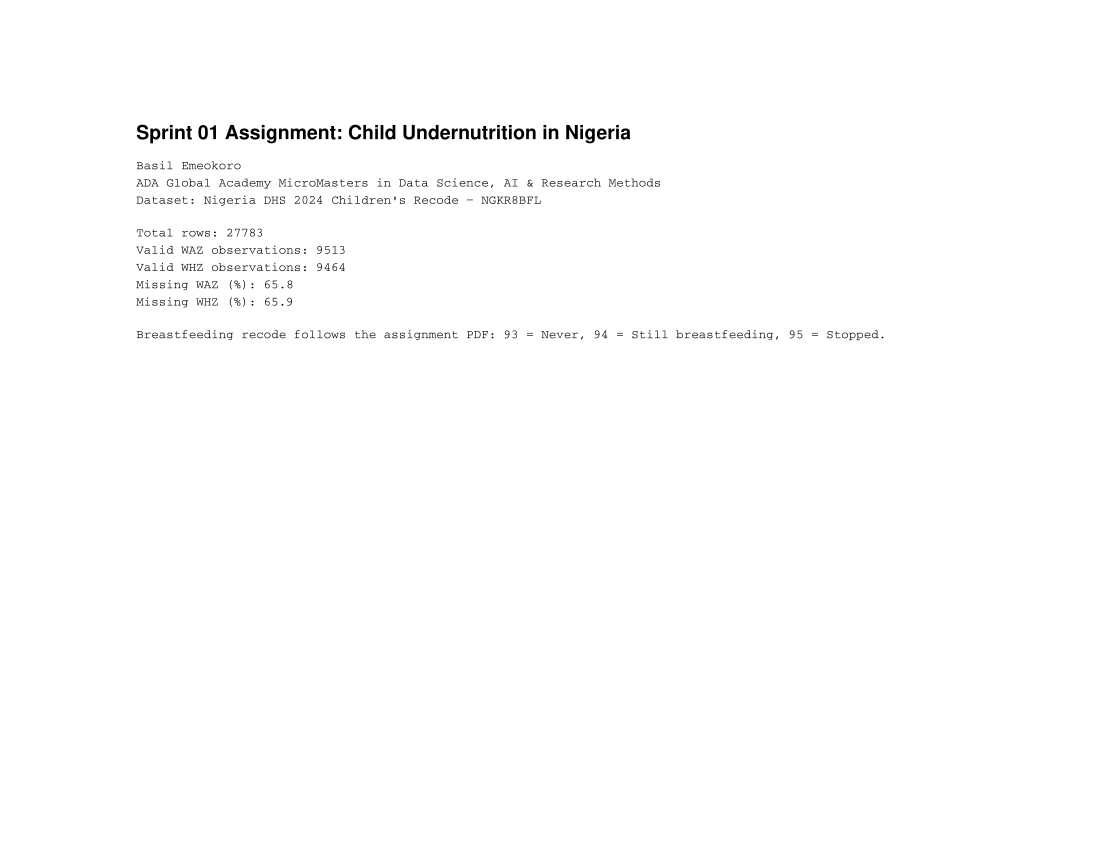

Reproduce this figure in R.
###############################################################################
# ADA Global Academy MicroMasters - Sprint 01 Assignment
# Child Undernutrition in Nigeria: WAZ and WHZ EDA using NDHS 2024
# Author: Basil Emeokoro
#
# This script is self-contained in base R. It creates cleaned variables, tables,
# eight figures, and a PDF report in week01-eda/assignment.
###############################################################################

options(stringsAsFactors = FALSE)

`%||%` <- function(x, y) if (is.null(x)) y else x

normalize_dir <- function(path) normalizePath(path, winslash = "/", mustWork = FALSE)

get_script_path <- function() {
  script_arg <- grep("^--file=", commandArgs(FALSE), value = TRUE)
  if (length(script_arg) > 0) return(normalize_dir(sub("^--file=", "", script_arg[1])))

  frame_files <- vapply(sys.frames(), function(frame) frame$ofile %||% NA_character_, character(1))
  frame_files <- frame_files[!is.na(frame_files)]
  if (length(frame_files) > 0) return(normalize_dir(frame_files[length(frame_files)]))

  if (requireNamespace("rstudioapi", quietly = TRUE) && rstudioapi::isAvailable()) {
    context <- tryCatch(rstudioapi::getSourceEditorContext(), error = function(e) NULL)
    if (!is.null(context$path) && nzchar(context$path)) return(normalize_dir(context$path))
  }

  NULL
}

find_upward <- function(start_dir, predicate, max_depth = 8) {
  current <- normalize_dir(start_dir)
  for (i in seq_len(max_depth)) {
    if (predicate(current)) return(current)
    parent <- normalize_dir(file.path(current, ".."))
    if (identical(parent, current)) break
    current <- parent
  }
  NA_character_
}

script_path <- get_script_path()
start_candidates <- unique(c(
  if (!is.null(script_path)) dirname(script_path),
  getwd()
))

repo_dir <- NA_character_
for (candidate in start_candidates) {
  found <- find_upward(candidate, function(path) {
    dir.exists(file.path(path, ".git")) ||
      (dir.exists(file.path(path, "week01-eda")) && file.exists(file.path(path, "README.md")))
  })
  if (!is.na(found)) {
    repo_dir <- found
    break
  }
}
if (is.na(repo_dir)) {
  stop("Could not locate repository root. Run from the repository, week01-eda/assignment, or source the script file.")
}

assignment_dir <- normalize_dir(file.path(repo_dir, "week01-eda", "assignment"))
if (!dir.exists(assignment_dir)) {
  if (!is.null(script_path) && basename(dirname(script_path)) == "assignment") {
    assignment_dir <- normalize_dir(dirname(script_path))
  } else if (basename(getwd()) == "assignment") {
    assignment_dir <- normalize_dir(getwd())
  } else {
    stop("Could not locate week01-eda/assignment directory.")
  }
}

root_dir <- normalize_dir(file.path(assignment_dir, ".."))
tasks_dir <- file.path(root_dir, "Tasks")
legacy_tasks_dir <- file.path(repo_dir, "Tasks")
datasets_dir <- file.path(root_dir, "resources", "datasets")
ci_mode <- identical(tolower(Sys.getenv("CI")), "true") || identical(tolower(Sys.getenv("GITHUB_ACTIONS")), "true")

figures_dir <- file.path(assignment_dir, "figures")
tables_dir <- file.path(assignment_dir, "tables")
outputs_dir <- file.path(assignment_dir, "outputs")
report_dir <- file.path(assignment_dir, "report")
dir.create(figures_dir, showWarnings = FALSE, recursive = TRUE)
dir.create(tables_dir, showWarnings = FALSE, recursive = TRUE)
dir.create(outputs_dir, showWarnings = FALSE, recursive = TRUE)
dir.create(report_dir, showWarnings = FALSE, recursive = TRUE)

dataset_candidates <- c(
  file.path(assignment_dir, "NGKR8BFL (1).csv"),
  file.path(assignment_dir, "NGKR8BFL.csv"),
  file.path(datasets_dir, "NGKR8BFL (1).csv"),
  file.path(datasets_dir, "NGKR8BFL.csv"),
  file.path(tasks_dir, "NGKR8BFL (1).csv"),
  file.path(tasks_dir, "NGKR8BFL.csv"),
  file.path(legacy_tasks_dir, "NGKR8BFL (1).csv"),
  file.path(legacy_tasks_dir, "NGKR8BFL.csv")
)
csv_file <- dataset_candidates[file.exists(dataset_candidates)][1]
if (is.na(csv_file)) {
  stop(
    "Could not find the DHS CSV dataset.\n",
    "Expected one of: NGKR8BFL.csv or NGKR8BFL (1).csv\n",
    "Checked assignment directory, week01-eda/resources/datasets, and local legacy Tasks folders.\n",
    "For GitHub Actions, the workflow creates a synthetic fixture in week01-eda/resources/datasets before running this script."
  )
}
if (ci_mode && grepl("resources/datasets/NGKR8BFL", csv_file, fixed = TRUE)) {
  message("CI mode detected: using synthetic fixture at ", csv_file)
}
cat("Assignment directory:", assignment_dir, "\n")
cat("Repository root:", repo_dir, "\n")
cat("Figures directory:", figures_dir, "\n")
cat("Tables directory:", tables_dir, "\n")
cat("Outputs directory:", outputs_dir, "\n")
cat("Report directory:", report_dir, "\n")
cat("Dataset file:", csv_file, "\n")

needed_vars <- c("hw70", "hw71", "hw72", "hw1", "b4", "b5", "m4", "v024", "v025",
                 "v106", "v701", "v130", "v190", "v136", "v137", "v005")
header <- names(read.csv(csv_file, nrows = 1, check.names = FALSE))
missing_cols <- setdiff(needed_vars, header)
if (length(missing_cols) > 0) stop("Missing columns in CSV: ", paste(missing_cols, collapse = ", "))
col_classes <- ifelse(header %in% needed_vars, "numeric", "NULL")

df_raw <- read.csv(csv_file, colClasses = col_classes, check.names = FALSE)

clean_z <- function(x) {
  x <- as.numeric(x)
  ifelse(is.na(x) | x >= 9996, NA_real_, x / 100)
}

recode_numeric <- function(x, labels, default = NA_character_) {
  out <- rep(default, length(x))
  for (code in names(labels)) out[!is.na(x) & x == as.numeric(code)] <- labels[[code]]
  out
}

pct <- function(x, digits = 1) round(100 * x, digits)

weighted_pct <- function(condition, weight = NULL) {
  ok <- !is.na(condition)
  if (!any(ok)) return(NA_real_)
  if (is.null(weight)) return(mean(condition[ok]) * 100)
  w <- weight[ok]
  sum(w * condition[ok], na.rm = TRUE) / sum(w, na.rm = TRUE) * 100
}

skewness_base <- function(x) {
  x <- x[!is.na(x)]
  if (length(x) < 3) return(NA_real_)
  m <- mean(x)
  s <- stats::sd(x)
  if (is.na(s) || s == 0) return(NA_real_)
  mean((x - m)^3) / s^3
}

mean_se <- function(x) {
  x <- x[!is.na(x)]
  n <- length(x)
  if (n == 0) return(c(mean = NA_real_, se = NA_real_))
  c(mean = mean(x), se = stats::sd(x) / sqrt(n))
}

format_num <- function(x, digits = 2) {
  ifelse(is.na(x), "NA", formatC(x, format = "f", digits = digits, big.mark = ","))
}

wrap_lines <- function(text, width = 92) unlist(strwrap(text, width = width))

df <- within(df_raw, {
  haz <- clean_z(hw70)
  waz <- clean_z(hw71)
  whz <- clean_z(hw72)
  age_months <- hw1
  sex <- factor(recode_numeric(b4, c(`1` = "Male", `2` = "Female")))
  child_alive <- factor(recode_numeric(b5, c(`0` = "No", `1` = "Yes")))
  breastfeeding <- factor(recode_numeric(m4, c(`93` = "Never", `94` = "Still breastfeeding", `95` = "Stopped")),
                          levels = c("Never", "Still breastfeeding", "Stopped"))
  region <- factor(recode_numeric(v024, c(`1` = "North west", `2` = "North east", `3` = "North central",
                                          `4` = "South east", `5` = "South south", `6` = "South west")),
                   levels = c("North west", "North east", "North central", "South east", "South south", "South west"))
  residence <- factor(recode_numeric(v025, c(`1` = "Urban", `2` = "Rural")),
                      levels = c("Urban", "Rural"))
  mother_educ <- factor(recode_numeric(v106, c(`0` = "None", `1` = "Primary", `2` = "Secondary", `3` = "Higher")),
                        levels = c("None", "Primary", "Secondary", "Higher"), ordered = TRUE)
  father_educ <- factor(recode_numeric(ifelse(v701 == 8, NA, v701),
                                       c(`0` = "None", `1` = "Primary", `2` = "Secondary", `3` = "Higher")),
                        levels = c("None", "Primary", "Secondary", "Higher"), ordered = TRUE)
  religion_raw <- recode_numeric(v130, c(`1` = "Catholic", `2` = "Other Christian", `3` = "Islam",
                                         `4` = "Traditionalist", `96` = "Other"))
  religion <- factor(ifelse(religion_raw %in% c("Catholic", "Other Christian"), "Christianity",
                            ifelse(religion_raw == "Islam", "Islam",
                                   ifelse(is.na(religion_raw), NA, "Other"))),
                     levels = c("Christianity", "Islam", "Other"))
  wealth <- factor(recode_numeric(v190, c(`1` = "Poorest", `2` = "Poorer", `3` = "Middle",
                                          `4` = "Richer", `5` = "Richest")),
                   levels = c("Poorest", "Poorer", "Middle", "Richer", "Richest"), ordered = TRUE)
  household_size <- v136
  under5_children <- v137
  sample_weight <- v005 / 1000000
})

total_rows <- nrow(df)
valid_waz <- sum(!is.na(df$waz))
valid_whz <- sum(!is.na(df$whz))
missing_waz_pct <- pct(mean(is.na(df$waz)))
missing_whz_pct <- pct(mean(is.na(df$whz)))

cat("Total rows:", total_rows, "\n")
cat("Valid WAZ observations:", valid_waz, "\n")
cat("Valid WHZ observations:", valid_whz, "\n")
cat("Missing WAZ (%):", missing_waz_pct, "\n")
cat("Missing WHZ (%):", missing_whz_pct, "\n")

analysis_vars <- c("haz", "waz", "whz", "age_months", "sex", "child_alive", "breastfeeding",
                   "region", "residence", "mother_educ", "father_educ", "religion", "wealth",
                   "household_size", "under5_children", "sample_weight")
missing_table <- data.frame(
  Variable = analysis_vars,
  Missing_N = sapply(df[analysis_vars], function(x) sum(is.na(x))),
  Missing_Percent = sapply(df[analysis_vars], function(x) pct(mean(is.na(x)), 2)),
  stringsAsFactors = FALSE
)
missing_table <- missing_table[order(-missing_table$Missing_Percent, missing_table$Variable), ]

summary_stats <- data.frame(
  Outcome = c("WAZ", "WHZ"),
  Mean = c(mean(df$waz, na.rm = TRUE), mean(df$whz, na.rm = TRUE)),
  Median = c(stats::median(df$waz, na.rm = TRUE), stats::median(df$whz, na.rm = TRUE)),
  SD = c(stats::sd(df$waz, na.rm = TRUE), stats::sd(df$whz, na.rm = TRUE)),
  Min = c(min(df$waz, na.rm = TRUE), min(df$whz, na.rm = TRUE)),
  Max = c(max(df$waz, na.rm = TRUE), max(df$whz, na.rm = TRUE)),
  Skewness = c(skewness_base(df$waz), skewness_base(df$whz))
)
summary_stats[-1] <- lapply(summary_stats[-1], round, 3)

prevalence_table <- data.frame(
  Indicator = c("Underweight (WAZ < -2)", "Severe underweight (WAZ < -3)",
                "Wasting (WHZ < -2)", "Severe wasting (WHZ < -3)"),
  Valid_N = c(sum(!is.na(df$waz)), sum(!is.na(df$waz)), sum(!is.na(df$whz)), sum(!is.na(df$whz))),
  Percent = round(c(weighted_pct(df$waz < -2, df$sample_weight),
                    weighted_pct(df$waz < -3, df$sample_weight),
                    weighted_pct(df$whz < -2, df$sample_weight),
                    weighted_pct(df$whz < -3, df$sample_weight)), 2)
)

comparison_table <- data.frame(
  Indicator = c("Stunting (HAZ < -2)", "Underweight (WAZ < -2)", "Wasting (WHZ < -2)"),
  Outcome = c("HAZ", "WAZ", "WHZ"),
  Valid_N = c(sum(!is.na(df$haz)), sum(!is.na(df$waz)), sum(!is.na(df$whz))),
  Percent = round(c(weighted_pct(df$haz < -2, df$sample_weight),
                    weighted_pct(df$waz < -2, df$sample_weight),
                    weighted_pct(df$whz < -2, df$sample_weight)), 2)
)
comparison_table <- comparison_table[order(-comparison_table$Percent), ]

group_prev <- function(var_name, label) {
  g <- df[[var_name]]
  levels_use <- if (is.factor(g)) levels(g) else sort(unique(g[!is.na(g)]))
  out <- do.call(rbind, lapply(levels_use, function(level) {
    idx <- !is.na(g) & g == level & !is.na(df$waz)
    data.frame(Grouping = label, Category = as.character(level), Valid_N = sum(idx),
               Underweight_Percent = round(weighted_pct(df$waz[idx] < -2, df$sample_weight[idx]), 2))
  }))
  out
}

underweight_by_group <- rbind(
  group_prev("region", "Region"),
  group_prev("residence", "Residence"),
  group_prev("wealth", "Wealth quintile"),
  group_prev("mother_educ", "Mother's education"),
  group_prev("religion", "Religion")
)

cor_data <- data.frame(
  WAZ = df$waz,
  WHZ = df$whz,
  Wealth = as.numeric(df$wealth),
  Mothers_Education = as.numeric(df$mother_educ),
  Household_Size = df$household_size,
  Under5_Children = df$under5_children
)
cor_matrix <- stats::cor(cor_data, method = "spearman", use = "pairwise.complete.obs")
pair_grid <- utils::combn(colnames(cor_matrix), 2)
ranked_pairs <- data.frame(
  Variable_1 = pair_grid[1, ],
  Variable_2 = pair_grid[2, ],
  Spearman_rho = mapply(function(a, b) cor_matrix[a, b], pair_grid[1, ], pair_grid[2, ])
)
ranked_pairs$Abs_rho <- abs(ranked_pairs$Spearman_rho)
ranked_pairs <- ranked_pairs[order(-ranked_pairs$Abs_rho), ]
ranked_pairs$Spearman_rho <- round(ranked_pairs$Spearman_rho, 3)
ranked_pairs$Abs_rho <- round(ranked_pairs$Abs_rho, 3)

strongest_for <- function(outcome) {
  candidates <- setdiff(colnames(cor_matrix), c("WAZ", "WHZ"))
  vals <- cor_matrix[outcome, candidates]
  candidates[which.max(abs(vals))]
}
strongest_waz <- strongest_for("WAZ")
strongest_whz <- strongest_for("WHZ")

flag_outliers <- function(x) {
  qs <- stats::quantile(x, c(0.25, 0.75), na.rm = TRUE, names = FALSE)
  iqr <- qs[2] - qs[1]
  iqr_flag <- !is.na(x) & (x < qs[1] - 1.5 * iqr | x > qs[2] + 1.5 * iqr)
  z <- as.numeric(scale(x))
  z_flag <- !is.na(z) & abs(z) > 3
  list(iqr = iqr_flag, z = z_flag)
}
waz_flags <- flag_outliers(df$waz)
whz_flags <- flag_outliers(df$whz)

outlier_summary <- data.frame(
  Variable = c("WAZ", "WHZ"),
  Valid_N = c(sum(!is.na(df$waz)), sum(!is.na(df$whz))),
  IQR_Flagged = c(sum(waz_flags$iqr), sum(whz_flags$iqr)),
  IQR_Percent = round(c(mean(waz_flags$iqr[!is.na(df$waz)]) * 100,
                        mean(whz_flags$iqr[!is.na(df$whz)]) * 100), 2),
  Z_Flagged = c(sum(waz_flags$z), sum(whz_flags$z)),
  Z_Percent = round(c(mean(waz_flags$z[!is.na(df$waz)]) * 100,
                      mean(whz_flags$z[!is.na(df$whz)]) * 100), 2)
)

main_regions <- function(flag) {
  tab <- sort(table(df$region[flag]), decreasing = TRUE)
  if (length(tab) == 0) return("None")
  paste(names(tab)[seq_len(min(2, length(tab)))], collapse = ", ")
}

decision_table <- data.frame(
  Variable = c("WAZ", "WHZ"),
  IQR_Flagged = outlier_summary$IQR_Flagged,
  Percent_Flagged = outlier_summary$IQR_Percent,
  Main_Regions = c(main_regions(waz_flags$iqr), main_regions(whz_flags$iqr)),
  Decision = c("Keep", "Keep"),
  Reason = c("Anthropometric extremes are plausible child-health findings after DHS invalid codes were removed.",
             "Anthropometric extremes are plausible child-health findings after DHS invalid codes were removed.")
)

write.csv(missing_table, file.path(tables_dir, "table_01_missing_values.csv"), row.names = FALSE)
write.csv(summary_stats, file.path(tables_dir, "table_02_waz_whz_summary.csv"), row.names = FALSE)
write.csv(prevalence_table, file.path(tables_dir, "table_03_national_prevalence.csv"), row.names = FALSE)
write.csv(comparison_table, file.path(tables_dir, "table_04_haz_waz_whz_comparison.csv"), row.names = FALSE)
write.csv(underweight_by_group, file.path(tables_dir, "table_05_underweight_by_group.csv"), row.names = FALSE)
write.csv(round(cor_matrix, 3), file.path(tables_dir, "table_06_spearman_matrix.csv"))
write.csv(ranked_pairs, file.path(tables_dir, "table_07_ranked_correlation_pairs.csv"), row.names = FALSE)
write.csv(outlier_summary, file.path(tables_dir, "table_08_outlier_summary.csv"), row.names = FALSE)
write.csv(decision_table, file.path(tables_dir, "table_09_outlier_decision.csv"), row.names = FALSE)

ggsave <- function(filename, plot_fun, width = 10, height = 7, dpi = 300) {
  grDevices::png(filename, width = width, height = height, units = "in", res = dpi)
  on.exit(grDevices::dev.off(), add = TRUE)
  plot_fun()
}

plot_header_caption <- function(main, subtitle, caption, caption_line = 4.2) {
  title(main = main, line = 2.2, cex.main = 1.15)
  mtext(subtitle, side = 3, line = 0.65, cex = 0.9)
  mtext(caption, side = 1, line = caption_line, cex = 0.82)
}

plot_waz_hist <- function() {
  op <- par(mar = c(6.5, 5.5, 5, 2))
  on.exit(par(op), add = TRUE)
  hist(df$waz, breaks = 40, col = "#9ecae1", border = "white",
       xlab = "Weight-for-age z-score (WAZ)", ylab = "Number of children",
       main = "")
  abline(v = c(-2, -3), col = c("#d7301f", "#7f0000"), lwd = 2, lty = c(2, 3))
  legend("topright", legend = c("-2 underweight cutoff", "-3 severe cutoff"), lty = c(2, 3),
         col = c("#d7301f", "#7f0000"), bty = "n")
  plot_header_caption(
    "Figure 1. Distribution of WAZ",
    paste0("Nigeria NDHS 2024; underweight prevalence = ", format_num(prevalence_table$Percent[1], 1), "%"),
    "Caption: WAZ distribution with clinical underweight and severe underweight cutoffs."
  )
}

plot_whz_hist <- function() {
  op <- par(mar = c(6.5, 5.5, 5, 2))
  on.exit(par(op), add = TRUE)
  hist(df$whz, breaks = 40, col = "#a1d99b", border = "white",
       xlab = "Weight-for-height z-score (WHZ)", ylab = "Number of children",
       main = "")
  abline(v = c(-2, -3), col = c("#d7301f", "#7f0000"), lwd = 2, lty = c(2, 3))
  legend("topright", legend = c("-2 wasting cutoff", "-3 severe cutoff"), lty = c(2, 3),
         col = c("#d7301f", "#7f0000"), bty = "n")
  plot_header_caption(
    "Figure 2. Distribution of WHZ",
    paste0("Nigeria NDHS 2024; wasting prevalence = ", format_num(prevalence_table$Percent[3], 1), "%"),
    "Caption: WHZ distribution with wasting and severe wasting cutoffs."
  )
}

plot_waz_region_box <- function() {
  op <- par(mar = c(6.5, 9, 5, 2))
  on.exit(par(op), add = TRUE)
  med <- tapply(df$waz, df$region, median, na.rm = TRUE)
  ordered_region <- names(sort(med))
  boxplot(waz ~ factor(region, levels = ordered_region), data = df, las = 2,
          horizontal = TRUE,
          col = "#fdd0a2", border = "#636363",
          xlab = "Weight-for-age z-score (WAZ)",
          ylab = "",
          main = "")
  abline(v = -2, col = "#d7301f", lwd = 2, lty = 2)
  plot_header_caption(
    "Figure 3. WAZ by region",
    "Nigeria NDHS 2024; red dashed line marks underweight cutoff",
    "Caption: Regions are sorted by median WAZ from lowest to highest."
  )
}

plot_whz_wealth_violin <- function() {
  op <- par(mar = c(7.5, 5.5, 5, 2))
  on.exit(par(op), add = TRUE)
  vals <- split(df$whz, df$wealth)
  plot(NA, xlim = c(0.5, length(vals) + 0.5), ylim = range(df$whz, na.rm = TRUE),
       xaxt = "n", xlab = "Wealth quintile", ylab = "Weight-for-height z-score (WHZ)",
       main = "")
  axis(1, seq_along(vals), names(vals), las = 1)
  for (i in seq_along(vals)) draw_violin(vals[[i]], i, col = "#c7e9c0")
  abline(h = -2, col = "#d7301f", lwd = 2, lty = 2)
  plot_header_caption(
    "Figure 4. WHZ by wealth quintile",
    "Nigeria NDHS 2024; red dashed line marks wasting cutoff",
    "Caption: WHZ density by household wealth quintile with the wasting cutoff."
  )
}

plot_waz_breastfeeding_violin <- function() {
  op <- par(mar = c(7, 5.5, 5, 2))
  on.exit(par(op), add = TRUE)
  df$breastfeeding_short <- factor(
    as.character(df$breastfeeding),
    levels = c("Never", "Still breastfeeding", "Stopped"),
    labels = c("Never", "Still BF", "Stopped")
  )
  vals <- split(df$waz, df$breastfeeding_short)
  plot(NA, xlim = c(0.5, length(vals) + 0.5), ylim = range(df$waz, na.rm = TRUE),
       xaxt = "n", xlab = "Breastfeeding status", ylab = "Weight-for-age z-score (WAZ)",
       main = "")
  axis(1, seq_along(vals), names(vals), las = 1)
  for (i in seq_along(vals)) draw_violin(vals[[i]], i, col = "#fdae6b")
  abline(h = -2, col = "#d7301f", lwd = 2, lty = 2)
  plot_header_caption(
    "Figure 5. WAZ by breastfeeding status",
    "Nigeria NDHS 2024; red dashed line marks underweight cutoff",
    "Caption: WAZ density across assignment-defined breastfeeding groups.",
    caption_line = 4
  )
}

draw_violin <- function(x, xpos, width = 0.35, col = "#cccccc") {
  x <- x[!is.na(x)]
  if (length(x) < 2) return(invisible(NULL))
  d <- stats::density(x, na.rm = TRUE)
  scaled <- d$y / max(d$y) * width
  polygon(c(xpos - scaled, rev(xpos + scaled)), c(d$x, rev(d$x)),
          col = col, border = "#636363")
  points(xpos, median(x), pch = 19, cex = 0.8)
}

plot_mean_waz_religion <- function() {
  op <- par(mar = c(6.5, 5.5, 5, 2))
  on.exit(par(op), add = TRUE)
  stats_by_rel <- do.call(rbind, lapply(levels(df$religion), function(g) {
    ms <- mean_se(df$waz[df$religion == g])
    data.frame(religion = g, mean = ms["mean"], se = ms["se"])
  }))
  bp <- barplot(stats_by_rel$mean, names.arg = stats_by_rel$religion, col = "#bcbddc",
                ylim = range(c(stats_by_rel$mean - stats_by_rel$se, stats_by_rel$mean + stats_by_rel$se, 0), na.rm = TRUE),
                xlab = "Religion", ylab = "Mean WAZ",
                main = "")
  arrows(bp, stats_by_rel$mean - stats_by_rel$se, bp, stats_by_rel$mean + stats_by_rel$se,
         angle = 90, code = 3, length = 0.05, col = "#252525")
  plot_header_caption(
    "Figure 6. Mean WAZ by religion",
    "Nigeria NDHS 2024; error bars show mean +/- standard error",
    "Caption: Mean WAZ by collapsed religion group with standard-error bars."
  )
}

plot_corr_heatmap <- function() {
  op <- par(mar = c(12, 9, 5.5, 3))
  on.exit(par(op), add = TRUE)
  m <- cor_matrix[nrow(cor_matrix):1, ]
  axis_labels <- c("WAZ", "WHZ", "Wealth", "Mother educ.", "Household size", "Under-5 kids")
  names(axis_labels) <- colnames(cor_matrix)
  image(seq_len(ncol(m)), seq_len(nrow(m)), t(m), axes = FALSE,
        col = grDevices::colorRampPalette(c("#2166ac", "white", "#b2182b"))(101),
        zlim = c(-1, 1), xlab = "", ylab = "", main = "")
  axis(1, seq_len(ncol(m)), axis_labels[colnames(m)], las = 2, cex.axis = 0.78)
  axis(2, seq_len(nrow(m)), rev(axis_labels[rownames(cor_matrix)]), las = 1, cex.axis = 0.78)
  for (i in seq_len(ncol(m))) {
    for (j in seq_len(nrow(m))) text(i, j, format_num(m[j, i], 2), cex = 0.78)
  }
  plot_header_caption(
    "Figure 7. Spearman correlation heatmap",
    "Nigeria NDHS 2024; blue is negative and red is positive",
    "Caption: Spearman correlation matrix for anthropometry and household predictors.",
    caption_line = 8.2
  )
}

plot_outlier_box <- function() {
  op <- par(mar = c(7, 5.5, 5, 2))
  on.exit(par(op), add = TRUE)
  d <- data.frame(value = c(df$waz, df$whz), variable = rep(c("WAZ", "WHZ"), each = nrow(df)),
                  flagged = c(waz_flags$iqr | waz_flags$z, whz_flags$iqr | whz_flags$z))
  y_range <- range(d$value, na.rm = TRUE)
  y_pad <- diff(y_range) * 0.08
  boxplot(value ~ variable, data = d, col = c("#9ecae1", "#a1d99b"),
          xlab = "Outcome", ylab = "Z-score", main = "",
          outline = FALSE, ylim = c(y_range[1] - y_pad, y_range[2] + y_pad))
  for (i in 1:2) {
    sub <- d[d$variable == c("WAZ", "WHZ")[i] & d$flagged & !is.na(d$value), ]
    points(jitter(rep(i, nrow(sub)), amount = 0.07), sub$value, pch = 19, col = "#f16913", cex = 0.6)
    points(i, mean(d$value[d$variable == c("WAZ", "WHZ")[i]], na.rm = TRUE),
           pch = 18, col = "#54278f", cex = 1.6)
  }
  legend("topright", legend = c("IQR or |z| > 3 flagged", "Mean"), pch = c(19, 18),
         col = c("#f16913", "#54278f"), bty = "n", cex = 0.85)
  plot_header_caption(
    "Figure 8. WAZ and WHZ outlier flags",
    "Nigeria NDHS 2024; orange points are flagged by at least one method",
    "Caption: Side-by-side WAZ and WHZ box plots with orange flagged points and purple means."
  )
}

figure_files <- list(
  list(name = "figure_01_waz_histogram.png", fun = plot_waz_hist, width = 10, height = 7),
  list(name = "figure_02_whz_histogram.png", fun = plot_whz_hist, width = 10, height = 7),
  list(name = "figure_03_waz_by_region_boxplot.png", fun = plot_waz_region_box, width = 11, height = 7.5),
  list(name = "figure_04_whz_by_wealth_violin.png", fun = plot_whz_wealth_violin, width = 10.5, height = 7.5),
  list(name = "figure_05_waz_by_breastfeeding_violin.png", fun = plot_waz_breastfeeding_violin, width = 10.5, height = 7.5),
  list(name = "figure_06_mean_waz_by_religion.png", fun = plot_mean_waz_religion, width = 10, height = 7),
  list(name = "figure_07_spearman_heatmap.png", fun = plot_corr_heatmap, width = 11, height = 8.5),
  list(name = "figure_08_outlier_boxplot.png", fun = plot_outlier_box, width = 11, height = 7.5)
)
for (fig in figure_files) ggsave(file.path(figures_dir, fig$name), fig$fun, fig$width, fig$height)

table_text <- function(tbl, max_rows = 20) {
  if (nrow(tbl) > max_rows) tbl <- tbl[seq_len(max_rows), , drop = FALSE]
  capture.output(print(tbl, row.names = FALSE, right = FALSE))
}

add_text_page <- function(title, body_lines, cex = 0.72) {
  plot.new()
  text(0.02, 0.97, title, adj = c(0, 1), cex = 1.15, font = 2)
  y <- 0.91
  for (line in body_lines) {
    if (line == "") {
      y <- y - 0.025
    } else {
      text(0.02, y, line, adj = c(0, 1), cex = cex, family = "mono")
      y <- y - 0.028
    }
    if (y < 0.04) {
      plot.new()
      y <- 0.97
    }
  }
}

interpret_missing <- paste0("Breastfeeding has the largest missing share because the assignment keeps only codes 93, 94, and 95. ",
                            "WAZ and WHZ have ", missing_waz_pct, "% and ", missing_whz_pct,
                            "% missing respectively after DHS invalid anthropometry codes are removed.")
interpret_summary <- paste0("The average WAZ is ", format_num(summary_stats$Mean[1], 2),
                            " and the average WHZ is ", format_num(summary_stats$Mean[2], 2),
                            ", so weight-for-age is lower nationally than weight-for-height. ",
                            "Both distributions include children below the clinical -2 threshold, making prevalence estimates necessary.")
interpret_prev <- paste0("Nationally, ", format_num(prevalence_table$Percent[1], 1),
                         "% of children are underweight and ", format_num(prevalence_table$Percent[3], 1),
                         "% are wasted. Severe underweight is ", format_num(prevalence_table$Percent[2], 1),
                         "%, while severe wasting is ", format_num(prevalence_table$Percent[4], 1),
                         "%, showing the most extreme WHZ deficits are less common.")
most_common <- comparison_table$Indicator[1]
interpret_comp <- paste0(most_common, " is the most common of the three anthropometric deficits in this dataset. ",
                         "This comparison places the new WAZ and WHZ assignment results beside the HAZ stunting measure from class.")
top_group <- underweight_by_group[order(-underweight_by_group$Underweight_Percent), ][1, ]
interpret_group <- paste0("The highest underweight prevalence appears in ", top_group$Category, " within ",
                          top_group$Grouping, " at ", format_num(top_group$Underweight_Percent, 1),
                          "%. This subgroup is the clearest priority for follow-up modelling and targeted public-health interpretation.")
interpret_cor <- paste0("The strongest non-anthropometric link with WAZ is ", strongest_waz,
                        "; for WHZ it is ", strongest_whz, ". The ranked-pairs table shows that these associations are modest, ",
                        "so correlation should be treated as screening evidence rather than causal evidence.")
interpret_outliers <- paste0("IQR flagged ", outlier_summary$IQR_Flagged[1], " WAZ observations and ",
                             outlier_summary$IQR_Flagged[2], " WHZ observations. These records are kept because the DHS invalid-code rule ",
                             "has already removed non-measurements, and remaining extremes may represent clinically important children.")

assumptions_lines <- c(
  "Unit of analysis: one row represents one child in the Nigeria DHS 2024 Children's Recode file.",
  "Raw DHS anthropometry variables are preserved; cleaned HAZ, WAZ, and WHZ are created separately.",
  "DHS anthropometry codes 9996 and above are treated as missing before dividing valid scores by 100.",
  "Religion was checked against the DHS labels and collapsed to Christianity, Islam, and Other.",
  "The official assignment lists 15 WAZ/WHZ variables; hw70 is read only to reproduce the required HAZ comparison table.",
  "v005 is normalized and used for descriptive prevalence estimates, but no full complex-survey design adjustment is applied.",
  "The draft guidance notes hw73 plausibility flags; hw73 is not applied because it is outside the official assignment variable list."
)

rq_table <- data.frame(
  RQ = c("RQ1", "RQ2", "RQ3"),
  Research_question = c(
    "Among children in the North west and North east, is WAZ lower than in southern zones after adjusting for wealth, mother's education, residence, and household size?",
    "Among children in the poorest wealth quintile, is WHZ lower than in the richer/richest quintiles after controlling for region and mother's education?",
    "Among Muslim children, is WAZ lower than among Christian children after adjusting for region, wealth, mother's education, and rural residence?"
  ),
  Evidence = c("Table 5 and Figure 3", "Figure 4 and Table 5", "Table 5 and Figure 6"),
  Suggested_method = c("Weighted linear regression or logistic model for underweight",
                       "Multivariable linear regression for WHZ and logistic model for wasting",
                       "Multivariable regression or adjusted logistic model for underweight"),
  stringsAsFactors = FALSE
)
write.csv(rq_table, file.path(tables_dir, "table_10_future_research_questions.csv"), row.names = FALSE)

conclusion <- paste0(
  "The NDHS 2024 child-recode analysis shows that undernutrition in Nigeria is broader than one anthropometric measure. ",
  "After removing DHS invalid anthropometry codes, ", format_num(valid_waz, 0), " children had valid WAZ and ",
  format_num(valid_whz, 0), " had valid WHZ. The weighted national prevalence of underweight was ",
  format_num(prevalence_table$Percent[1], 1), "%, compared with ", format_num(prevalence_table$Percent[3], 1),
  "% for wasting. Severe underweight affected ", format_num(prevalence_table$Percent[2], 1),
  "%, while severe wasting affected ", format_num(prevalence_table$Percent[4], 1),
  "%. When compared with the HAZ result from class, stunting was ",
  format_num(comparison_table$Percent[comparison_table$Outcome == "HAZ"], 1),
  "% and remained the largest deficit, consistent with chronic deprivation being more widespread than acute wasting. ",
  "The most at-risk subgroup in the descriptive tables was ", top_group$Category, " (", top_group$Grouping,
  "), where underweight reached ", format_num(top_group$Underweight_Percent, 1),
  "%. The regional and socioeconomic figures also show that risk is not evenly distributed across Nigerian children, so national averages hide important local vulnerability. ",
  "Correlations with wealth, education, household size, and under-five crowding were modest, but they identify plausible predictors for the next sprint. ",
  "The next analytical step should be a weighted multivariable model for underweight and wasting that adjusts for region, wealth, maternal education, household size, and child age."
)
writeLines(strwrap(conclusion, width = 100), file.path(outputs_dir, "conclusion.txt"))

report_pdf <- file.path(assignment_dir, "Sprint01_BasilEmeokoro.pdf")
grDevices::pdf(report_pdf, width = 11, height = 8.5, onefile = TRUE)
add_text_page("Sprint 01 Assignment: Child Undernutrition in Nigeria",
              c("Basil Emeokoro",
                "ADA Global Academy MicroMasters in Data Science, AI & Research Methods",
                "Dataset: Nigeria DHS 2024 Children's Recode - NGKR8BFL",
                "",
                paste("Total rows:", total_rows),
                paste("Valid WAZ observations:", valid_waz),
                paste("Valid WHZ observations:", valid_whz),
                paste("Missing WAZ (%):", missing_waz_pct),
                paste("Missing WHZ (%):", missing_whz_pct),
                "",
                "Breastfeeding recode follows the assignment PDF: 93 = Never, 94 = Still breastfeeding, 95 = Stopped."))
add_text_page("Dataset Understanding, Assumptions, and Limitations",
              c("Research-quality checks from the assignment draft", "", wrap_lines(paste(assumptions_lines, collapse = " "), 92)))
add_text_page("Task B Tables and Interpretations",
              c("Table 1. Missing value table", table_text(missing_table),
                "", wrap_lines(interpret_missing),
                "", "Table 2. Summary statistics for WAZ and WHZ", table_text(summary_stats),
                "", wrap_lines(interpret_summary),
                "", "Table 3. National prevalence", table_text(prevalence_table),
                "", wrap_lines(interpret_prev)))
add_text_page("Task B Continued",
              c("Table 4. HAZ, WAZ, and WHZ comparison", table_text(comparison_table),
                "", wrap_lines(interpret_comp),
                "", "Table 5. Underweight prevalence by subgroup", table_text(underweight_by_group, 40),
                "", wrap_lines(interpret_group)))
plot_waz_hist()
plot_whz_hist()
plot_waz_region_box()
plot_whz_wealth_violin()
plot_waz_breastfeeding_violin()
plot_mean_waz_religion()
plot_corr_heatmap()
add_text_page("Task D Correlation and Outliers",
              c("Table 6. Ranked Spearman pairs", table_text(ranked_pairs, 20),
                "", wrap_lines(interpret_cor),
                "", "Table 7. Outlier summary", table_text(outlier_summary),
                "", "Table 8. Outlier decision table", table_text(decision_table),
                "", wrap_lines(interpret_outliers)))
plot_outlier_box()
add_text_page("Task E Research Questions and Conclusion",
              c("Table 9. Future research questions", table_text(rq_table, 10),
                "", "Conclusion", wrap_lines(conclusion, 92)))
grDevices::dev.off()

cat("Created report:", report_pdf, "\n")
cat("Created figures in:", figures_dir, "\n")
cat("Created tables in:", tables_dir, "\n")
